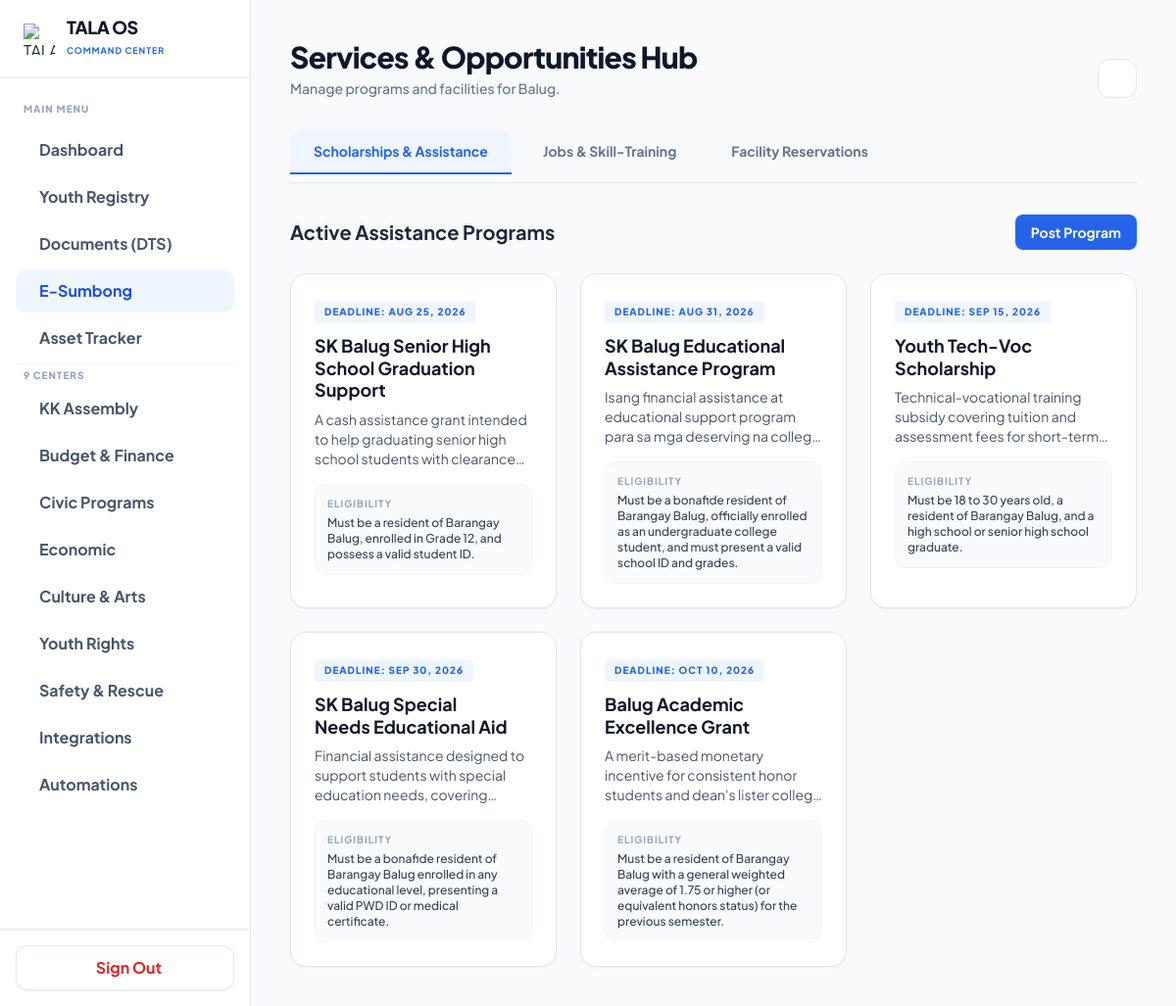
The app's page /sk2_services.php (signed in) with its own data.
### tables this page shows
CREATE TABLE `sk2_scholarships` (
  `id` int(11) NOT NULL,
  `barangay` varchar(255) NOT NULL,
  `title` varchar(255) NOT NULL,
  `description` text NOT NULL,
  `eligibility` text NOT NULL,
  `deadline` date NOT NULL,
  `status` enum('Active','Closed') DEFAULT 'Active',
  `created_at` timestamp NULL DEFAULT current_timestamp()
);

### sk2_services.php (the view, shortened to what this page needs)
<?php
require 'db_connect.php';
$barangay = $_SESSION['admin_barangay'] ?? 'Municipal Level';
$activeTab = $_GET['tab'] ?? 'scholarships';
try {
    $pdo->exec("CREATE TABLE IF NOT EXISTS `sk2_scholarships` (
        `id` INT AUTO_INCREMENT PRIMARY KEY,
        `barangay` VARCHAR(255) NOT NULL,
        `title` VARCHAR(255) NOT NULL,
        `description` TEXT NOT NULL,
        `eligibility` TEXT NOT NULL,
        `deadline` DATE NOT NULL,
        `status` ENUM('Active', 'Closed') DEFAULT 'Active',
        `created_at` TIMESTAMP DEFAULT CURRENT_TIMESTAMP
    )");
    $pdo->exec("CREATE TABLE IF NOT EXISTS `sk2_jobs` (
        `id` INT AUTO_INCREMENT PRIMARY KEY,
        `barangay` VARCHAR(255) NOT NULL,
        `title` VARCHAR(255) NOT NULL,
        `type` ENUM('TESDA/Vocational', 'Local Job', 'Internship') NOT NULL,
        `description` TEXT NOT NULL,
        `contact_info` VARCHAR(255) NOT NULL,
        `status` ENUM('Open', 'Filled') DEFAULT 'Open',
        `created_at` TIMESTAMP DEFAULT CURRENT_TIMESTAMP
    )");
    $pdo->exec("CREATE TABLE IF NOT EXISTS `sk2_facility_bookings` (
        `id` INT AUTO_INCREMENT PRIMARY KEY,
        `barangay` VARCHAR(255) NOT NULL,
        `facility_name` VARCHAR(255) NOT NULL,
        `youth_name` VARCHAR(255) NOT NULL,
        `purpose` TEXT NOT NULL,
        `booking_date` DATE NOT NULL,
        `time_slot` VARCHAR(100) NOT NULL,
        `status` ENUM('Pending', 'Approved', 'Rejected') DEFAULT 'Pending',
        `created_at` TIMESTAMP DEFAULT CURRENT_TIMESTAMP
    )");
} catch (PDOException $e) {}
$scholarships = $pdo->prepare("SELECT * FROM sk2_scholarships WHERE barangay = ? ORDER BY deadline ASC");
$scholarships->execute([$barangay]); $scholarships = $scholarships->fetchAll(PDO::FETCH_ASSOC);
?>
<!DOCTYPE html>
<html lang="en" class="light">
<head>
    <script src="https://cdn.tailwindcss.com"></script>
</head>
<body class="bg-slate-50 text-slate-800 dark:bg-zinc-950 dark:text-zinc-100 flex h-screen overflow-hidden selection:bg-blue-500 selection:text-white transition-colors duration-300">
<?php include 'sk2_sidebar.php'; ?>
<main class="ml-64 flex-1 h-screen overflow-y-auto custom-scrollbar relative bg-slate-50 dark:bg-zinc-950 transition-colors duration-300">
    <main class="flex-1 overflow-y-auto custom-scrollbar relative">
        <div class="relative z-10 p-8 lg:p-10 max-w-[1600px] mx-auto">
            <div class="flex flex-col md:flex-row justify-between items-start md:items-end mb-8 gap-4">
                <div>
                    <h2 class="text-3xl font-black text-slate-900 dark:text-white tracking-tight flex items-center gap-3 mb-1">
                        Services & Opportunities Hub
                    </h2>
                    <p class="text-sm text-slate-500 dark:text-zinc-400 font-medium">Manage programs and facilities for <?= htmlspecialchars($barangay) ?>.</p>
                </div>
                <div class="flex items-center gap-3">
                    <button id="themeToggle" class="w-10 h-10 flex items-center justify-center rounded-xl bg-white border border-slate-200 text-slate-500 hover:bg-slate-50 dark:bg-zinc-900 dark:border-zinc-800 dark:text-zinc-400 dark:hover:bg-zinc-800 transition-colors">
                    </button>
                </div>
            </div>
            <div class="flex gap-2 border-b border-slate-200 dark:border-zinc-800 mb-8 overflow-x-auto custom-scrollbar pb-2">
                <button onclick="switchTab('scholarships')" id="tabBtn-scholarships" class="px-6 py-3 font-bold text-sm rounded-t-xl transition-all whitespace-nowrap <?= $activeTab == 'scholarships' ? 'bg-blue-50 text-blue-600 border-b-2 border-blue-600 dark:bg-blue-500/10 dark:text-blue-400 dark:border-blue-500' : 'text-slate-500 hover:text-slate-800 dark:text-zinc-400 dark:hover:text-white border-b-2 border-transparent' ?>">
                    <i class="ph-bold ph-graduation-cap"></i> Scholarships & Assistance
                </button>
                <button onclick="switchTab('jobs')" id="tabBtn-jobs" class="px-6 py-3 font-bold text-sm rounded-t-xl transition-all whitespace-nowrap <?= $activeTab == 'jobs' ? 'bg-blue-50 text-blue-600 border-b-2 border-blue-600 dark:bg-blue-500/10 dark:text-blue-400 dark:border-blue-500' : 'text-slate-500 hover:text-slate-800 dark:text-zinc-400 dark:hover:text-white border-b-2 border-transparent' ?>">
                    <i class="ph-bold ph-briefcase"></i> Jobs & Skill-Training
                </button>
                <button onclick="switchTab('facilities')" id="tabBtn-facilities" class="px-6 py-3 font-bold text-sm rounded-t-xl transition-all whitespace-nowrap <?= $activeTab == 'facilities' ? 'bg-blue-50 text-blue-600 border-b-2 border-blue-600 dark:bg-blue-500/10 dark:text-blue-400 dark:border-blue-500' : 'text-slate-500 hover:text-slate-800 dark:text-zinc-400 dark:hover:text-white border-b-2 border-transparent' ?>">
                    <i class="ph-bold ph-calendar-check"></i> Facility Reservations
                </button>
            </div>
            <div id="tab-scholarships" class="tab-content <?= $activeTab == 'scholarships' ? 'active' : '' ?>">
                <div class="flex justify-between items-center mb-6">
                    <h3 class="text-xl font-bold text-slate-800 dark:text-white">Active Assistance Programs</h3>
                    <button onclick="document.getElementById('modal-scholarship').classList.remove('hidden')" class="bg-blue-600 hover:bg-blue-700 text-white px-4 py-2 rounded-lg font-bold text-sm transition-colors shadow-sm">
                        <i class="ph-bold ph-plus"></i> Post Program
                    </button>
                </div>
                <div class="grid grid-cols-1 md:grid-cols-2 lg:grid-cols-3 gap-6">
                    <?php if(empty($scholarships)): ?>
                        <div class="md:col-span-2 lg:col-span-3 text-center py-10 bg-white dark:bg-zinc-900 border border-dashed border-slate-300 dark:border-zinc-800 rounded-2xl">
                            <p class="text-slate-500 dark:text-zinc-500 font-bold">No active scholarship programs.</p>
                        </div>
                    <?php else: ?>
                        <?php foreach($scholarships as $s): ?>
                        <div class="bg-white dark:bg-zinc-900 border border-slate-200 dark:border-zinc-800 rounded-2xl p-6 relative group transition-colors shadow-sm dark:shadow-none">
                            <span class="inline-block px-2.5 py-1 text-[10px] font-extrabold uppercase tracking-widest rounded bg-blue-50 text-blue-600 dark:bg-blue-500/10 dark:text-blue-400 mb-3">Deadline: <?= date('M d, Y', strtotime($s['deadline'])) ?></span>
                            <h4 class="text-lg font-bold text-slate-900 dark:text-white mb-2 leading-tight pr-6"><?= htmlspecialchars($s['title']) ?></h4>
                            <p class="text-sm text-slate-600 dark:text-zinc-400 mb-4 line-clamp-3"><?= htmlspecialchars($s['description']) ?></p>
                            <div class="bg-slate-50 dark:bg-zinc-800/50 p-3 rounded-xl border border-slate-100 dark:border-zinc-800/50">
                                <p class="text-[10px] text-slate-400 dark:text-zinc-500 font-bold uppercase tracking-widest mb-1">Eligibility</p>
                                <p class="text-xs text-slate-700 dark:text-zinc-300 font-medium"><?= htmlspecialchars($s['eligibility']) ?></p>
                            </div>
                        </div>
                        <?php endforeach; ?>
                    <?php endif; ?>
                </div>
            </div>
        </div>
    </main>
</body>
</html>

### sk2_services.php (style rules this page uses)
body { transition: background-color 0.3s ease, color 0.3s ease; }
.tab-content { display: none; animation: fadeIn 0.3s ease-in-out; }
.tab-content.active { display: block; }

### records on screen
sk2_scholarships: deadline "AUG 25, 2026", title "SK Balug Senior High School Graduation Support", description "A cash assistance grant intended to help graduating senior high school students with…", eligibility "Must be a resident of Barangay Balug, enrolled in Grade 12, and possess a valid student ID."
sk2_scholarships: deadline "AUG 31, 2026", title "SK Balug Educational Assistance Program", description "Isang financial assistance at educational support program para sa mga deserving na…", eligibility "Must be a bonafide resident of Barangay Balug, officially enrolled as an undergraduate college student, and must present a valid school ID and grades."
sk2_scholarships: deadline "SEP 15, 2026", title "Youth Tech-Voc Scholarship", description "Technical-vocational training subsidy covering tuition and assessment fees for…", eligibility "Must be 18 to 30 years old, a resident of Barangay Balug, and a high school or senior high school graduate."
sk2_scholarships: deadline "SEP 30, 2026", title "SK Balug Special Needs Educational Aid", description "Financial assistance designed to support students with special education needs,…", eligibility "Must be a bonafide resident of Barangay Balug enrolled in any educational level, presenting a valid PWD ID or medical certificate."
sk2_scholarships: deadline "OCT 10, 2026", title "Balug Academic Excellence Grant", description "A merit-based monetary incentive for consistent honor students and dean's lister…", eligibility "Must be a resident of Barangay Balug with a general weighted average of 1.75 or higher (or equivalent honors status) for the previous semester."

### other values on screen
$barangay "Balug"
